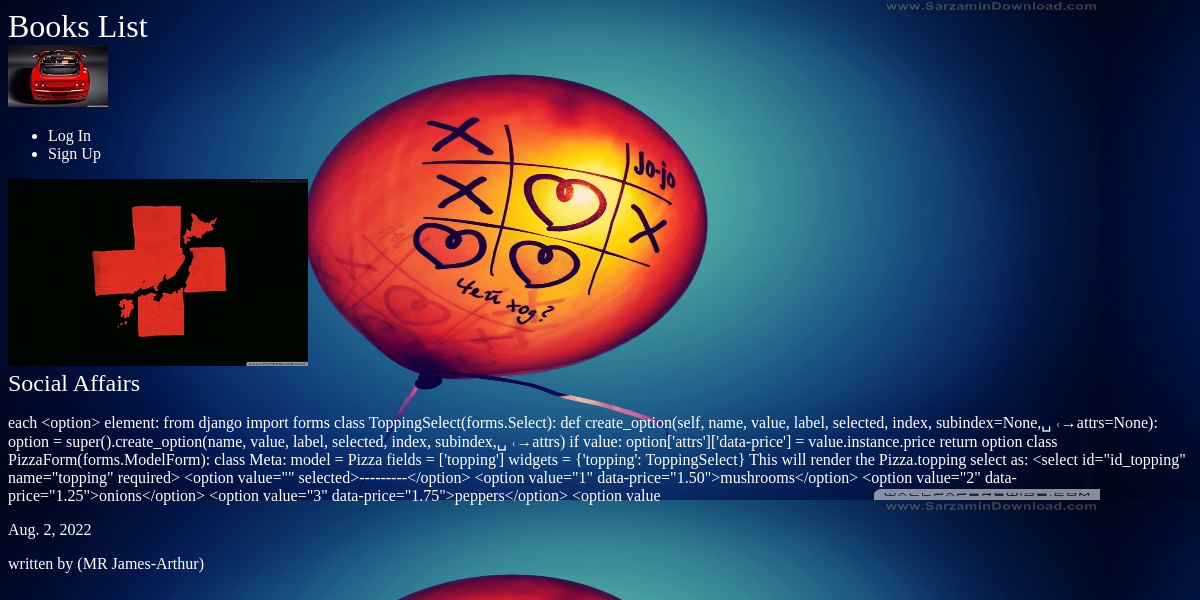
Screenshot of /books/social-affairs/ with the database file from the repository.
### myApp/models.py (models this page shows, shortened)
class Book(models.Model):
	name = models.CharField(max_length=100)
	authors = models.ForeignKey(Author, null=True, on_delete=models.CASCADE)
	date_published = models.DateField(auto_now_add=True)
	context = models.TextField()
	slug = models.SlugField(blank=True, null=True, default='a')
	picture = models.ImageField(blank=True, upload_to="media")
	reader = models.ForeignKey(User, on_delete=models.CASCADE, default=None)

class Author(models.Model):
	name = models.CharField(max_length=100)
	title = models.CharField(max_length=3, choices=TITLE_CHOICES)
	birth_date = models.DateField(blank=True, null=True)
	def __str__(self):
		return self.title + ' '+ self.name

### myApp/views.py (the view)
# urls.py: re_path(r'^(?P<slug>[-\w]+)/$', views.book_detail, name='detail'),
def book_detail(request, slug ):
	book = Book.objects.get(slug=slug)
	return render(request, 'myApp/book_detail.html', {'book' : book} )

### myApp/templates/myApp/book_detail.html
{% extends "base.html" %}
{% block content %}
<div class="book">
	<img src="{{ book.picture.url }}">
	<h2>{{ book.name}}</h2>
	<p>{{ book.context}}</p>
	<p>{{ book.date_published}}</p>
	<p>written by  ({{book.authors}})</p>
</div>
{% endblock %}

### static/myApp/styles.css (style rules this page uses)
body { background-color: #0f121f; background-image: url(/static/stars.jpg); background-size: 1100px 500px ; background-repeat-y: no-repeat; color: #fff; }
body * { font-family: Ubuntu; }
h1, h2, h3, h4, h5 { font-weight: normal; margin:0; }

### rows the page displays
Book: picture (picture), name "Social Affairs", context "each <option> element: from django import forms class ToppingSelect(forms.Select): def create_option(self, name, value, label, selected, index, subindex=None,␣ ˓→attrs=None): option = super().create_option(name, value, label, selected, index, subindex,␣ ˓→attrs) if value: option['attrs']['data-price'] = value.instance.price return option class PizzaForm(forms.ModelForm): class Meta: model = Pizza fields = ['topping'] widgets = {'topping': ToppingSelect} This will render the Pizza.topping select as: <select id=\"id_topping\" name=\"topping\" required> <option value=\"\" selected>---------</option> <option value=\"1\" data-price=\"1.50\">mushrooms</option> <option value=\"2\"…", date_published "Aug. 2, 2022", authors "MR James-Arthur"
